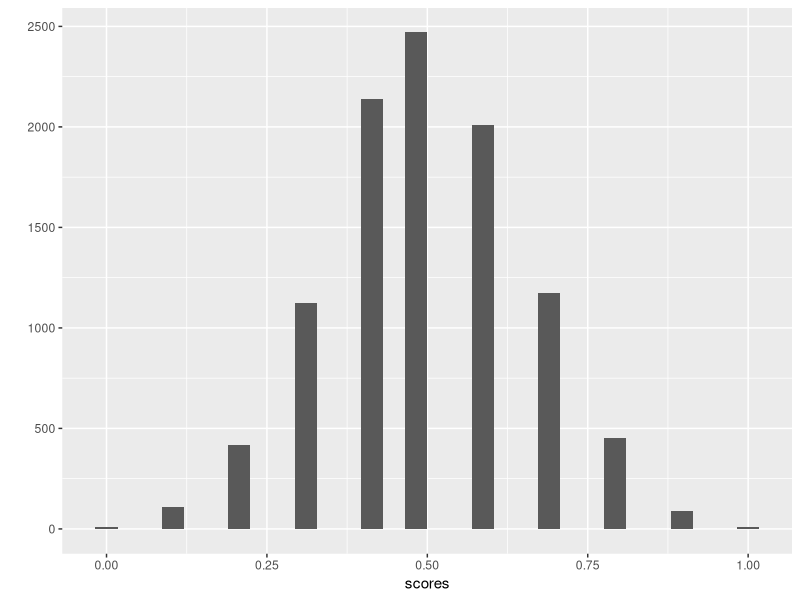

The R source for this figure:
## ---- chunk 1
knitr::opts_chunk$set(echo = TRUE)
## ---- chunk 2
binom.test(x = 30,
           n = 50,
           p = .5,
           alternative='greater')

#We fail to neglect the null because the p-value of 0.1013 is greater than the alpha level of 0.05, meaning that it could have been random guessing
## ---- chunk 3
binom.test(x = 413,
           n = 750,
           alternative='greater')

#750 Questions
## ---- chunk 4
library(ggplot2)
a = rep(c(1), times = 10)
b = rep(c(0.5), times = 5)
c = rep(c(0.25), times = 5)
Simulated_tests = replicate(10000, rbinom(a,a,(b:c)))
scores = colSums(Simulated_tests)/10
qplot(scores) + geom_histogram()
scoresdf = data.frame(scores)
newdata <- subset(scoresdf, scores >= 0.75)
probability = lengths(as.list(newdata))/lengths(as.list(scoresdf))
probability
